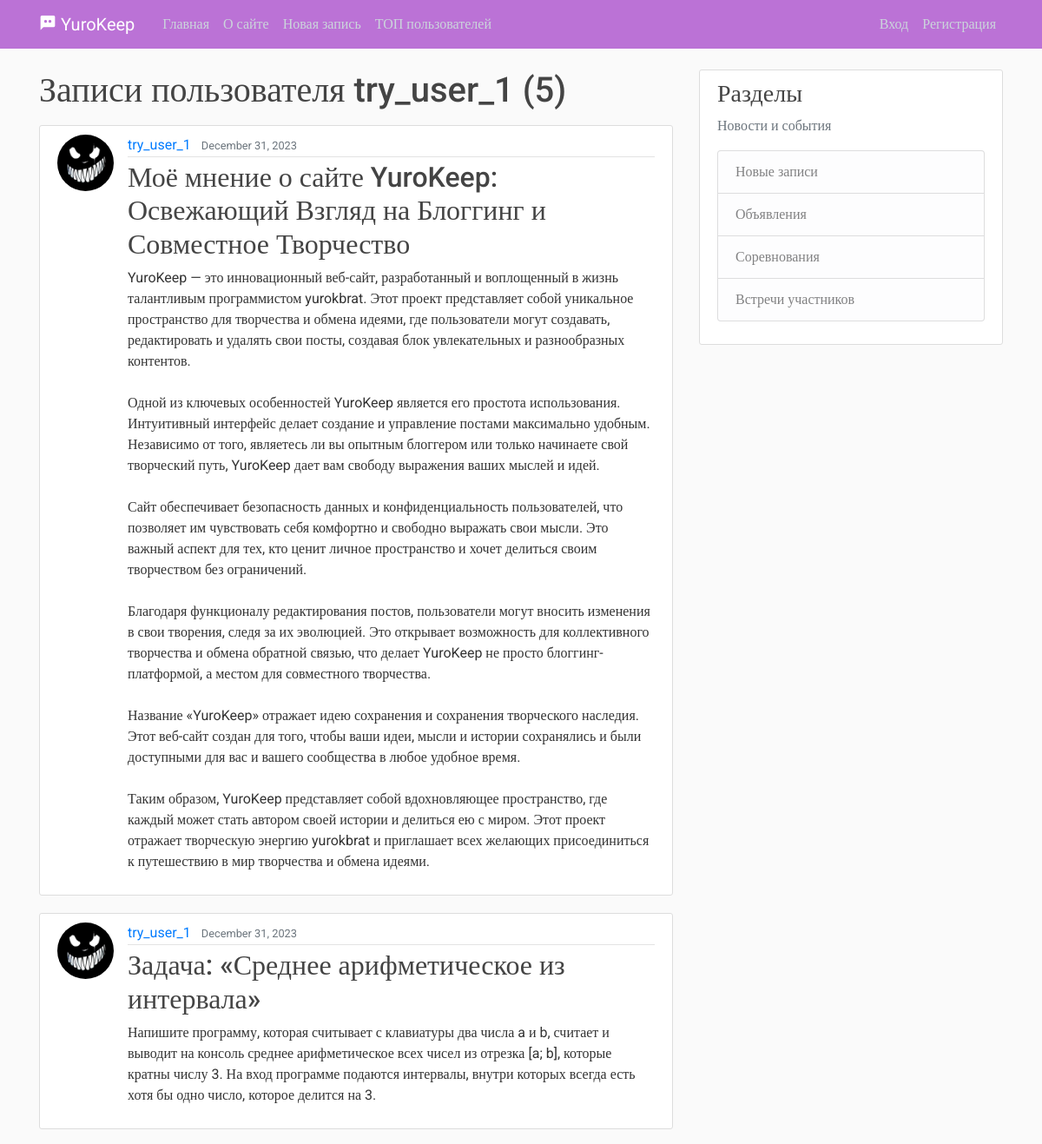
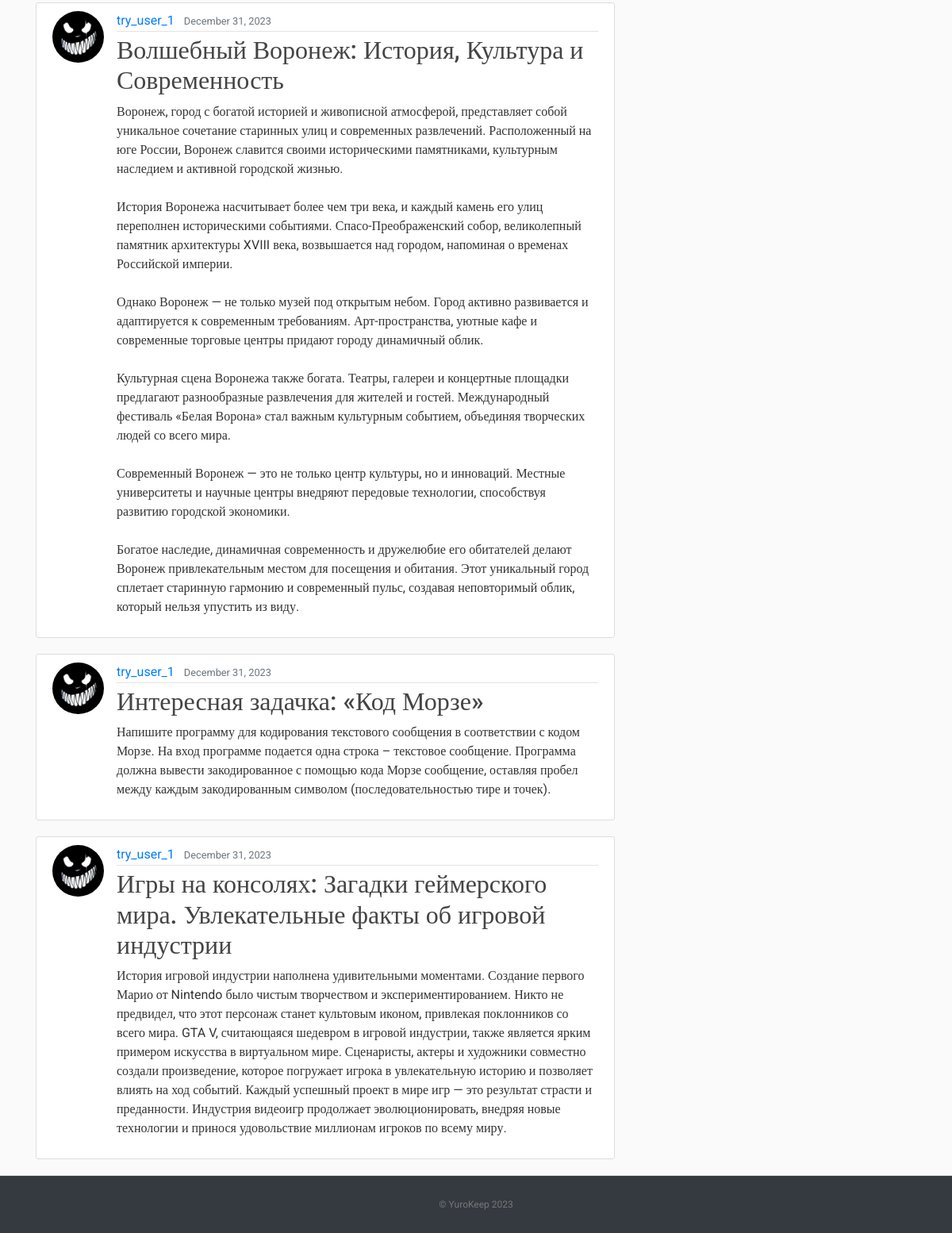
The page /user/try_user_1 on the database its author committed (2 pictures, top to bottom).
### blog/models.py (models this page shows, shortened)
class Post(models.Model):
    title = models.CharField(max_length=100, verbose_name="заголовок")
    content = models.TextField(verbose_name="контент")
    data_posted = models.DateTimeField(default=timezone.now, verbose_name="дата публикации")
    author = models.ForeignKey(User, on_delete=models.CASCADE, verbose_name="автор")

### users/models.py (models this page shows, shortened)
class Profile(models.Model):
    user = models.OneToOneField(User, on_delete=models.CASCADE)
    image = models.ImageField(default="default.jpg", upload_to="profile_pics")

### blog/views.py (the view)
# urls.py: path("user/<str:username>", views.UserPostListView.as_view(), name="user-posts"),
class UserPostListView(ListView):
    model = Post
    template_name = "blog/user_posts.html"
    context_object_name = "posts"
    paginate_by = 5
    def get_queryset(self):
        user = get_object_or_404(User, username=self.kwargs.get("username"))
        return Post.objects.filter(author=user).order_by("-data_posted")

### blog/templates/blog/user_posts.html (shortened to what this page needs)
{% extends "blog/base.html" %}
{% block content %}
    <h1 class="mb-3">Записи пользователя {{ view.kwargs.username }} ({{ page_obj.paginator.count }})</h1>
    {% for post in posts %}
        <article class="media content-section">
          <img class="rounded-circle article-img" src="{{ post.author.profile.image.url }}">
          <div class="media-body">
            <div class="article-metadata">
              <a class="mr-2" href="{% url 'user-posts' post.author.username %}">{{ post.author }}</a>
              <small class="text-muted">{{ post.data_posted|date:"F d, Y" }}</small>
            </div>
            <h2><a class="article-title" href="{% url 'post_detail' post.id %}">{{ post.title }}</a></h2>
            <p class="article-content">{{ post.content }}</p>
          </div>
        </article>
    {% endfor %}
{% endblock content %}

### blog/static/main.css (style rules this page uses)
﻿body, html { width:100%; height:100% }
body { margin:0; padding:0; background: #fafafa; color: #333333; margin-top: 5rem; font-family:Roboto; }
h1, h2, h3, h4, h5, h6 { color: #444444; }
.content-section { background: #ffffff; padding: 10px 20px; border: 1px solid #dddddd; border-radius: 3px; margin-bottom: 20px; }
.article-title { color: #444444; }
.article-content { white-space: pre-line; }
.article-img { height: 65px; width: 65px; margin-right: 16px; }
.article-metadata { padding-bottom: 1px; margin-bottom: 4px; border-bottom: 1px solid #e3e3e3 }

### rows shown on the page
Post: author.profile.image (picture), author "try_user_1", data_posted "December 31, 2023", title "Моё мнение о сайте YuroKeep: Освежающий Взгляд на Блоггинг и Совместное Творчество", content "YuroKeep — это инновационный веб-сайт, разработанный и воплощенный в жизнь талантливым программистом yurokbrat. Этот проект представляет собой уникальное пространство для творчества и обмена идеями, где пользователи могут создавать, редактировать и удалять свои посты, создавая блок увлекательных и разнообразных контентов. Одной из ключевых особенностей YuroKeep является его простота использования. Интуитивный интерфейс делает создание и управление постами максимально удобным. Независимо от того, являетесь ли вы опытным блоггером или только начинаете свой творческий путь, YuroKeep дает вам свободу выражения ваших мыслей и идей. Сайт обеспечивает безопасность данных и конфиденциальность…"
Post: author.profile.image (picture), author "try_user_1", data_posted "December 31, 2023", title "Задача: «Среднее арифметическое из интервала»", content "Напишите программу, которая считывает с клавиатуры два числа a и b, считает и выводит на консоль среднее арифметическое всех чисел из отрезка [a; b], которые кратны числу 3. На вход программе подаются интервалы, внутри которых всегда есть хотя бы одно число, которое делится на 3."
Post: author.profile.image (picture), author "try_user_1", data_posted "December 31, 2023", title "Волшебный Воронеж: История, Культура и Современность", content "Воронеж, город с богатой историей и живописной атмосферой, представляет собой уникальное сочетание старинных улиц и современных развлечений. Расположенный на юге России, Воронеж славится своими историческими памятниками, культурным наследием и активной городской жизнью. История Воронежа насчитывает более чем три века, и каждый камень его улиц переполнен историческими событиями. Спасо-Преображенский собор, великолепный памятник архитектуры XVIII века, возвышается над городом, напоминая о временах Российской империи. Однако Воронеж — не только музей под открытым небом. Город активно развивается и адаптируется к современным требованиям. Арт-пространства, уютные кафе и современные торговые…"
Post: author.profile.image (picture), author "try_user_1", data_posted "December 31, 2023", title "Интересная задачка: «Код Морзе»", content "Напишите программу для кодирования текстового сообщения в соответствии с кодом Морзе. На вход программе подается одна строка – текстовое сообщение. Программа должна вывести закодированное с помощью кода Морзе сообщение, оставляя пробел между каждым закодированным символом (последовательностью тире и точек)."
Post: author.profile.image (picture), author "try_user_1", data_posted "December 31, 2023", title "Игры на консолях: Загадки геймерского мира. Увлекательные факты об игровой индустрии", content "История игровой индустрии наполнена удивительными моментами. Создание первого Марио от Nintendo было чистым творчеством и экспериментированием. Никто не предвидел, что этот персонаж станет культовым иконом, привлекая поклонников со всего мира. GTA V, считающаяся шедевром в игровой индустрии, также является ярким примером искусства в виртуальном мире. Сценаристы, актеры и художники совместно создали произведение, которое погружает игрока в увлекательную историю и позволяет влиять на ход событий. Каждый успешный проект в мире игр — это результат страсти и преданности. Индустрия видеоигр продолжает эволюционировать, внедряя новые технологии и принося удовольствие миллионам игроков по всему…"

### other values the page prints
{{ view.kwargs.username }} "try_user_1"
{{ page_obj.paginator.count }} "5"
